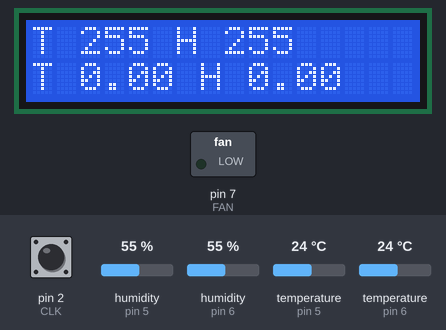
This sketch was run on a simulated Arduino Uno, built with avr-gcc and run on an emulated ATmega328P. On the bench: 16×2 character LCD, switched loads named in the sketch (green lamp = pin HIGH). The inputs (shaded band) are chosen by the test bench; at power-on: humidity (sensors on pin 5, pin 6) 55 %, pin 2 (CLK) HIGH, temperature (sensors on pin 5, pin 6) 24 °C.

Above: at 1.2 s.
1.3 s: humidity (sensor on pin 5) set to 22 %
At 2.7 s:
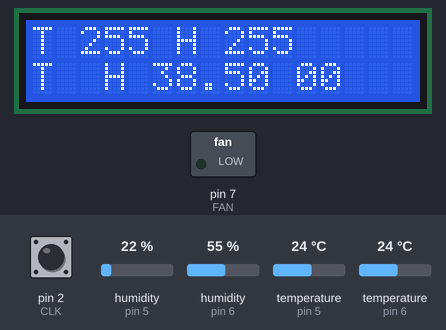
4.3 s: humidity (sensor on pin 6) set to 22 %
At 7.2 s:
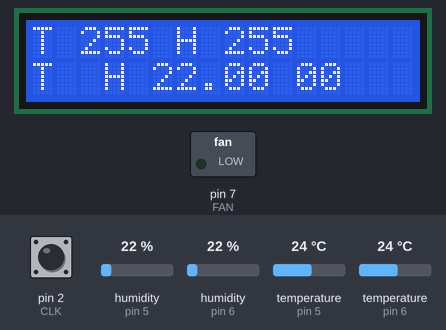
7.7 s: humidity (sensor on pin 5) set to 40 %
At 8.8 s:
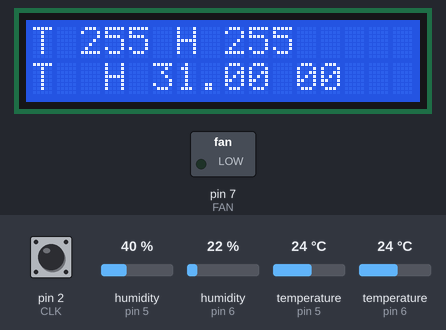
10.7 s: humidity (sensor on pin 6) set to 40 %
At 13.2 s:
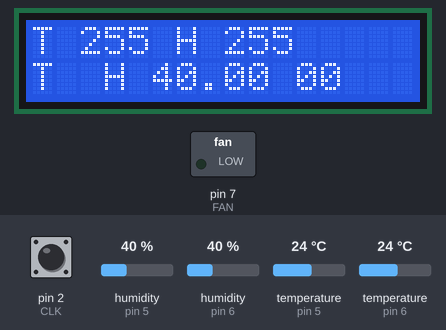
13.9 s: humidity (sensor on pin 5) set to 68 %
At 14.8 s:
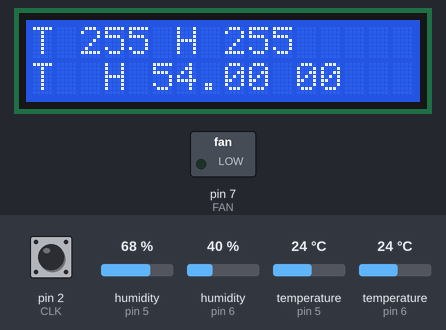
16.9 s: humidity (sensor on pin 6) set to 68 %
At 19.2 s:
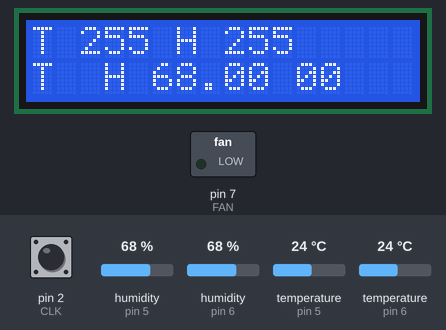
Timing chart, 0 to 20.7 s (numbered marks = the images above; inputs shaded):
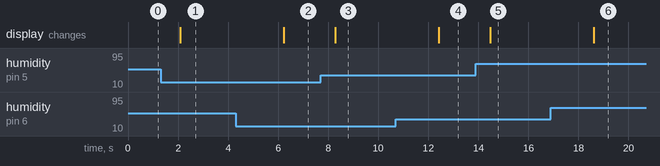

The sketch:

food_dehydrator.ino
```cpp
#include <DHT.h>
#include <LiquidCrystal_I2C.h>
#include <EEPROM.h>

#define DHT1 5
#define DHT2 6
#define CLK 2
#define DT 3
#define SW 4
#define FAN 7

DHT dht1(DHT1, DHT11);
DHT dht2(DHT2, DHT11);
LiquidCrystal_I2C lcd(0x3F,16,2);

unsigned long last_DHT_update = 0, last_EEPROM_update = 0;
char lcdChar[16];
int counter = 0;
int currentStateCLK;
int lastStateCLK;
String currentDir ="";
unsigned long lastButtonPress = 0;
bool isTempSelected = 1;
byte t_target = EEPROM.read(0), h_target = EEPROM.read(1), t_offset = 1, h_offset = 10;

typedef struct{
  float tmp1;
  float hum1;
  float tmp2;
  float hum2;
  float temp;
  float hum;
}DHTs;

DHTs dht;


void setup() {
  Serial.begin(9600);
  dht1.begin();
  dht2.begin();
  lcd.begin();
  lcd.clear();
  lcd.backlight();

  pinMode(CLK,INPUT);
  pinMode(DT,INPUT);
  pinMode(SW, INPUT_PULLUP);
  pinMode(FAN, OUTPUT);

  lastStateCLK = digitalRead(CLK);
}

void loop() {
  sprintf(lcdChar, "T %d H %d ", t_target, h_target);
  lcd.setCursor(0,0);
  lcd.print(lcdChar);

  get_DHT_val();
  lcdPrint(1, dht.temp, dht.hum); //display the actual value at line 2 of lcd.

  if(dht.temp > t_target+t_offset || dht.hum > h_target+h_offset){
    digitalWrite(FAN, HIGH);
  } else if((int)dht.temp == t_target-t_offset || (int)dht.hum == h_target-h_offset){
    digitalWrite(FAN, LOW);
  }

  save_settings();
}

void get_DHT_val(){
  if(millis()-last_DHT_update > 2000){// get DHT value every 2 seconds interval
    float h1 = dht1.readHumidity();
    float t1 = dht1.readTemperature();
    float h2 = dht2.readHumidity();
    float t2 = dht2.readTemperature();

    if (isnan(h1) || isnan(t1) || isnan(h2) || isnan(t2)) { //don't accept null values
      Serial.println("Failed to read from DHT sensor!");
      return;
    } else {
      dht.tmp1 = t1;
      dht.hum1 = h1;
      dht.tmp2 = t2;
      dht.hum2 = h2;
      dht.temp = (t1+t2)/2;
      dht.hum = (h1+h2)/2;
    }
    last_DHT_update = millis();
  }
}

void lcdPrint(int y, float t, float h){
  char str_tmp[5], str_hum[5];
  dtostrf(t, 4, 2, str_tmp);
  dtostrf(h, 4, 2, str_hum);
  sprintf(lcdChar, "T %s H %s ", str_tmp, str_hum);
  lcd.setCursor(0,y);
  lcd.print(lcdChar);
}

void save_settings(){
  if(millis()-last_EEPROM_update > 30000){
    EEPROM.update(0, t_target);
    EEPROM.update(1, h_target);
    last_EEPROM_update = millis();
  }
}

void read_rotary(){
  currentStateCLK = digitalRead(CLK);

  // If last and current state of CLK are different, then pulse occurred
  // React to only 1 state change to avoid double count
  if (currentStateCLK != lastStateCLK  && currentStateCLK == 1){

    // If the DT state is different than the CLK state then
    // the encoder is rotating CCW so decrement
    if (digitalRead(DT) != currentStateCLK) {
      if(isTempSelected){
        t_target--;
      }else{
        h_target--;
      }
      currentDir ="CCW";
    } else {
      // Encoder is rotating CW so increment
      if(isTempSelected){
        t_target++;
      }else{
        h_target++;
      }
      currentDir ="CW";
    }
  }

  // Remember last CLK state
  lastStateCLK = currentStateCLK;

  // Read the button state
  int btnState = digitalRead(SW);

  //If we detect LOW signal, button is pressed
  if (btnState == LOW) {
    //if 50ms have passed since last LOW pulse, it means that the
    //button has been pressed, released and pressed again
    if (millis() - lastButtonPress > 50) {
      isTempSelected = !isTempSelected;
    }

    // Remember last button press event
    lastButtonPress = millis();
  }

  // Put in a slight delay to help debounce the reading
  delay(1);
}
```

Measured:
- after the input at 1.3 s, the display: changes after 0.78 s (image 1)
- after the input at 4.3 s, the display: changes after 1.9 s (image 2)
- after the input at 7.7 s, the display: changes after 0.58 s (image 3)
- after the input at 10.7 s, the display: changes after 1.7 s (image 4)
- after the input at 13.9 s, the display: changes after 0.59 s (image 5)
- after the input at 16.9 s, the display: changes after 1.7 s (image 6)
